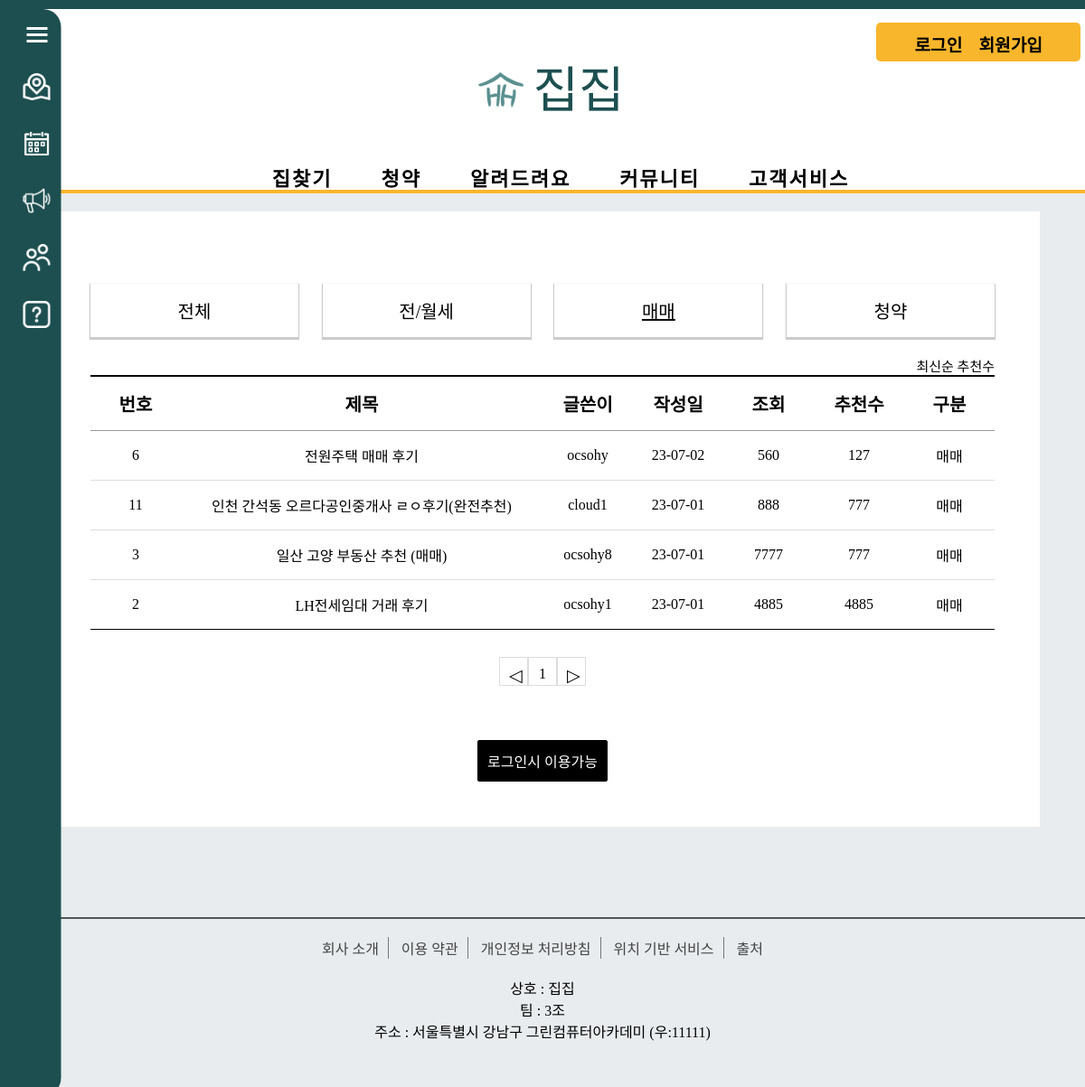
Page /review/review_mama/ on the committed database.
### review/models.py (models this page shows, shortened)
class Review_Board(models.Model):
    r_title = models.CharField(max_length=100)
    r_content = models.TextField()
    user = models.ForeignKey(User, on_delete=models.CASCADE)
    r_regdate = models.DateTimeField()
    r_modifydate = models.DateTimeField(null=True, blank=True)
    r_type = models.CharField(max_length=10) # 리뷰 게시판 타입
    r_hit = models.IntegerField(default=0)
    r_recommend = models.IntegerField(default=0)

### review/views.py (the view)
# urls.py: path('review_mama/', views.review_list_mama, name='review_mama'), # 거래후기매매
def review_list_mama(request):
    question_list = Review_Board.objects.filter(r_type='매매').order_by('-r_regdate')
    page = request.GET.get('page', '1')
    paginator = Paginator(question_list, 10)
    text = paginator.get_page(page)
    context = {'question_list': text}
    return render(request, 'review/review_list_mama.html', context)

### templates/review/review_list_mama.html (shortened to what this page needs)
<!DOCTYPE html>
<html lang="en">
{% load static %}
<head>
    <link rel="stylesheet" href="{% static 'css/review/css/css.css' %}">
</head>
<body>
{% include 'poll/sidebar.html' %}
{% include 'poll/header.html' %}
    <div class="board_wrap">
        <div class="board_list_wrap">
            <div class="category_wrap">
                <ul>
                    <li><a href="{% url 'review:review_main' %}">전체</a></li>
                    <li><a href="{% url 'review:review_jan' %}" >전/월세</a></li>
                    <li><a href="{% url 'review:review_mama' %}" class="active">매매</a></li>
                    <li><a href="{% url 'review:review_subscription' %}" >청약</a></li>
                </ul>
            </div>
            <div class="board_title_takes">
                <a href="{% url 'review:review_mama' %}">최신순</a>
                <a href="{% url 'review:review_mama_recommend' %}">추천수</a>
            </div>
            <div class="board_list">
                <div class="top">
                    <div class="num">번호</div>
                    <div class="title">제목</div>
                    <div class="writer">글쓴이</div>
                    <div class="date">작성일</div>
                    <div class="count">조회</div>
                    <div class="count">추천수</div>
                    <div class="division">구분</div>
                </div>
                {% for question in question_list %}
                <div>
                    <div class="num">{{ question.id }}</div>
                    <div class="title"><a href="{% url 'review:review_detail' question.id %}">{{ question.r_title }}</a></div>
                    <div class="writer">{{ question.user }}</div>
                    <div class="date">{{ question.r_regdate|date:"y-m-d" }}</div>
                    <div class="count">{{ question.r_hit }}</div>
                    <div class="count">{{ question.r_recommend }}</div>
                    <div class="division">{{question.r_type}}</div>
                </div>
                {% endfor %}
            </div>
            <ul class="board_page">
                {% if question_list.has_previous %}
                <li class="bt first">
                    <a class="bt prev" href="?page={{ question_list.previous_page_number }}">◀</a>
                </li>
                {% else %}
                <li class="page-item disabled">
                    <a class="bt prev">◁</a>
                </li>
                {% endif %}
                {% for page_number in question_list.paginator.page_range %}
                {% if question_list.number == page_number %}
                <li class="page-item active">
                    <a class="num">{{ page_number }}</a>
                </li>
                {% else %}
                <li class="page-item">
                    <a class="num" href="?page={{ page_number }}">{{ page_number }}</a>
                </li>
                {% endif %}
                {% endfor %}
                {% if question_list.has_next %}
                <li class="page-item">
                    <a class="bt last" href="?page={{ question_list.next_page_number }}">▶</a>
                </li>
                {% else %}
                <li class="page-item disabled">
                    <a class="bt last">▷</a>
                </li>
                {% endif %}
            </ul>
              <div class="bt_wrap">
            {% if user.is_authenticated %}
            <a href="{% url 'review:write' %}" class="on">등록</a>
            {% else %}
            <a href="{% url 'common:signin' %}" class="on">로그인시 이용가능</a>
            {% endif %}
            </div>
        </div>
    </div>
{% include 'poll/footer.html' %}
</body>
</html>

### static/css/poll/style.css (style rules this page uses)
* { margin: 0; padding: 0; }
body { background: #e8ecef; font-family: 'GangwonEdu_OTFBoldA'; border-top: 10px solid #1d4f50 }
ul li { list-style: none; }
a { text-decoration: none; }
ul > li { list-style: none; }

### static/css/review/css/style.css (style rules this page uses)
* { margin: 0;padding: 0; }
ul, li { list-style: none; }
a { text-decoration: none;color: initial; }
.category_wrap { padding-bottom: 10px; margin-bottom: 10px; }
.category_wrap ul { display: flex; justify-content: space-between; align-items: center; list-style-type: none; margin: 0; padding: 0; font-size: 0; }
.category_wrap li { text-align: center; box-shadow: 0px 1px 1px 1px rgba(0, 0, 0, 0.2); background-color: #fff; border-bottom: 1px solid #ccc; font-size: 0; width: 20%; padding: 15px; }
.category_wrap li a { font-size: 20px; }
.category_wrap a { color: #000; font-size: 1.0rem; }
.category_wrap a.active { text-decoration: underline; color: #000; }
.board_wrap { width: 1000px; margin: 20px auto; margin-bottom: 100px; padding:80px 50px 50px 50px; text-align: center; font-family: GangwonEdu_OTFBoldA; background-color: #fff; }
.board_title_takes { text-align: right; font-size: 15px; }
.board_list { width: 100%; border-top: 2px solid #000 ; }
.board_list > div { border-bottom:1px solid #ddd; font-size: 0; }
.board_list > div.top { border-bottom: 1px solid #999 ; }
.board_list > div:last-child { border-bottom: 1px solid #000 ; }
.board_list > div > div { display: inline-block; font-size: 16px; text-align: center; vertical-align: middle; padding: 15px 0; }
.board_list > div.top > div { font-weight: 600; font-size: 20px; }
.board_list .num { width: 10%; }
.board_list .title { width: 40%; text-align: left; }
.board_list .title { text-align: center; }
.board_list .writer { width: 10%; font-size: 16px; }
.board_list .date { width: 10%; font-size: 16px; }
.board_list .count { width: 10%; font-size: 16px; }
.board_list .division { width: 10%; font-size: 16px; }
.board_page { margin-top: 30px; flex: 1; display: flex; justify-content: center; font-size: 0; }
.board_page a { display: inline-block; border: 1px solid #ddd; width: 32px; height: 32px; box-sizing: border-box; border-left: 0; vertical-align: middle; line-height: 100%; }
.board_page a.bt { padding: 10px 10px; font-size: 1.2rem; letter-spacing: -1px; }
.board_page a.num { text-align: center; padding: 10px 5px; font-size: 16px; }
.board_page a:first-child { border-left: 1px solid #ddd; }
.bt_wrap { margin-top: 60px; text-align: center; }
.bt_wrap button, .bt_wrap a { display: inline-block; min-width: 80px; padding: 10px; border: 1px solid #000; border-radius: 2px; font-size: 16px; }
.bt_wrap a:first-child { margin-left: 0; }
.bt_wrap button, .bt_wrap a.on { background-color: #000; color: #fff; }

### rows in the picture
Review_Board: id "6", r_title "전원주택 매매 후기", user "ocsohy", r_regdate "23-07-02", r_hit "560", r_recommend "127", r_type "매매"
Review_Board: id "11", r_title "인천 간석동 오르다공인중개사 ㄹㅇ후기(완전추천)", user "cloud1", r_regdate "23-07-01", r_hit "888", r_recommend "777", r_type "매매"
Review_Board: id "3", r_title "일산 고양 부동산 추천 (매매)", user "ocsohy8", r_regdate "23-07-01", r_hit "7777", r_recommend "777", r_type "매매"
Review_Board: id "2", r_title "LH전세임대 거래 후기", user "ocsohy1", r_regdate "23-07-01", r_hit "4885", r_recommend "4885", r_type "매매"

### other values in the picture
{{ page_number }} "1"
